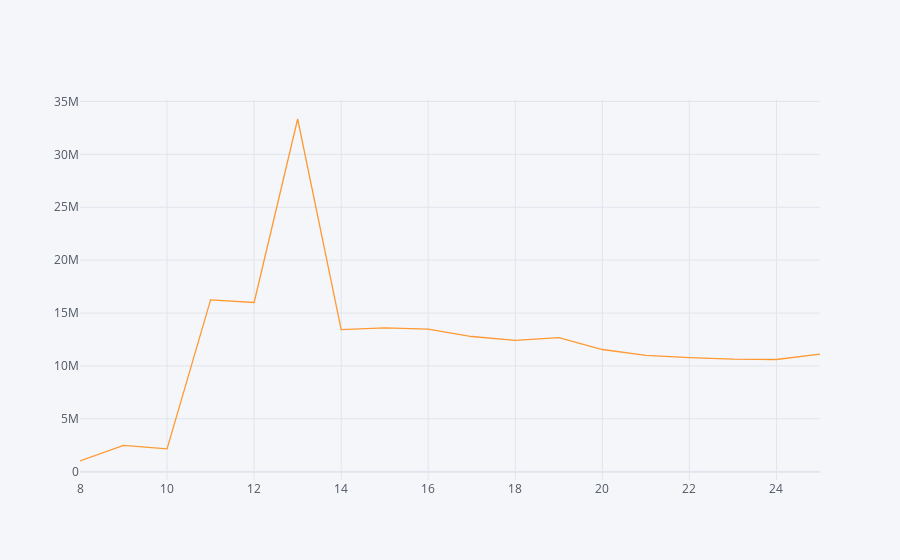

This figure's notebook cell:
### Code cell
df.groupby('day').sum()['length'].iplot()

### Figure 1 — Plotly figure (JSON) as saved in the notebook; plotly's stock layout.template omitted (floating-point values rounded to 4 significant figures)
{"data": [{"line": {"color": "rgba(255, 153, 51, 1.0)", "dash": "solid", "shape": "linear", "width": 1.3}, "mode": "lines", "name": "length", "text": "", "type": "scatter", "x": [8, 9, 10, 11, 12, 13, 14, 15, 16, 17, 18, 19, 20, 21, 22, 23, 24, 25], "y": [1011277, 2483303, 2159847, 16242611, 16000434, 33344398, 13430448, 13593586, 13473883, 12780124, 12420619, 12674101, 11552078, 10987787, 10783535, 10640418, 10608851, 11114746]}], "layout": {"legend": {"bgcolor": "#F5F6F9", "font": {"color": "#4D5663"}}, "paper_bgcolor": "#F5F6F9", "plot_bgcolor": "#F5F6F9", "title": {"font": {"color": "#4D5663"}}, "xaxis": {"gridcolor": "#E1E5ED", "showgrid": true, "tickfont": {"color": "#4D5663"}, "title": {"font": {"color": "#4D5663"}, "text": ""}, "zerolinecolor": "#E1E5ED"}, "yaxis": {"gridcolor": "#E1E5ED", "showgrid": true, "tickfont": {"color": "#4D5663"}, "title": {"font": {"color": "#4D5663"}, "text": ""}, "zerolinecolor": "#E1E5ED"}}}
